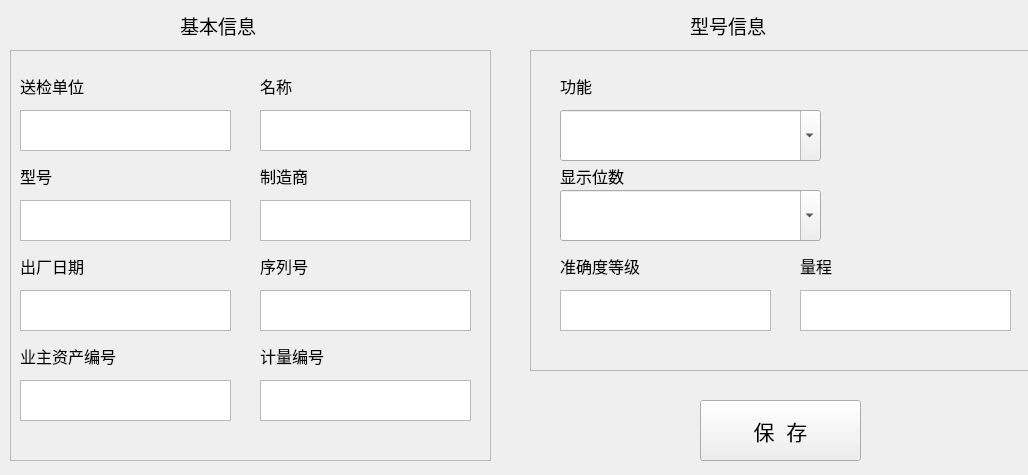
<?xml version="1.0" encoding="UTF-8"?>
<ui version="4.0">
 <class>frmConfigInstrument</class>
 <widget class="QWidget" name="frmConfigInstrument">
  <property name="geometry">
   <rect>
    <x>0</x>
    <y>0</y>
    <width>1028</width>
    <height>475</height>
   </rect>
  </property>
  <property name="windowTitle">
   <string>Form</string>
  </property>
  <widget class="QLabel" name="label_instrument_basic_info">
   <property name="geometry">
    <rect>
     <x>180</x>
     <y>10</y>
     <width>101</width>
     <height>31</height>
    </rect>
   </property>
   <property name="font">
    <font>
     <pointsize>14</pointsize>
    </font>
   </property>
   <property name="text">
    <string>基本信息</string>
   </property>
   <property name="textFormat">
    <enum>Qt::AutoText</enum>
   </property>
  </widget>
  <widget class="QFrame" name="frame_instrument_function_info">
   <property name="geometry">
    <rect>
     <x>530</x>
     <y>50</y>
     <width>501</width>
     <height>321</height>
    </rect>
   </property>
   <property name="frameShape">
    <enum>QFrame::StyledPanel</enum>
   </property>
   <property name="frameShadow">
    <enum>QFrame::Raised</enum>
   </property>
   <widget class="QLabel" name="label_instrument_function">
    <property name="geometry">
     <rect>
      <x>30</x>
      <y>20</y>
      <width>91</width>
      <height>31</height>
     </rect>
    </property>
    <property name="font">
     <font>
      <pointsize>12</pointsize>
      <weight>50</weight>
      <bold>false</bold>
     </font>
    </property>
    <property name="text">
     <string>功能</string>
    </property>
    <property name="textFormat">
     <enum>Qt::AutoText</enum>
    </property>
   </widget>
   <widget class="QTextEdit" name="textEdit_instrument_grade">
    <property name="geometry">
     <rect>
      <x>30</x>
      <y>240</y>
      <width>211</width>
      <height>41</height>
     </rect>
    </property>
   </widget>
   <widget class="QLabel" name="label_instrument_grade">
    <property name="geometry">
     <rect>
      <x>30</x>
      <y>200</y>
      <width>111</width>
      <height>31</height>
     </rect>
    </property>
    <property name="font">
     <font>
      <pointsize>12</pointsize>
      <weight>50</weight>
      <bold>false</bold>
     </font>
    </property>
    <property name="text">
     <string>准确度等级</string>
    </property>
    <property name="textFormat">
     <enum>Qt::AutoText</enum>
    </property>
   </widget>
   <widget class="QTextEdit" name="textEdit_instrument_range">
    <property name="geometry">
     <rect>
      <x>270</x>
      <y>240</y>
      <width>211</width>
      <height>41</height>
     </rect>
    </property>
   </widget>
   <widget class="QLabel" name="label_instrument_range">
    <property name="geometry">
     <rect>
      <x>270</x>
      <y>200</y>
      <width>111</width>
      <height>31</height>
     </rect>
    </property>
    <property name="font">
     <font>
      <pointsize>12</pointsize>
      <weight>50</weight>
      <bold>false</bold>
     </font>
    </property>
    <property name="text">
     <string>量程</string>
    </property>
    <property name="textFormat">
     <enum>Qt::AutoText</enum>
    </property>
   </widget>
   <widget class="QLabel" name="label_instrument_show_degree">
    <property name="geometry">
     <rect>
      <x>30</x>
      <y>110</y>
      <width>91</width>
      <height>31</height>
     </rect>
    </property>
    <property name="font">
     <font>
      <pointsize>12</pointsize>
      <weight>50</weight>
      <bold>false</bold>
     </font>
    </property>
    <property name="text">
     <string>显示位数</string>
    </property>
    <property name="textFormat">
     <enum>Qt::AutoText</enum>
    </property>
   </widget>
   <widget class="QComboBox" name="comboBox_instrument_function">
    <property name="geometry">
     <rect>
      <x>30</x>
      <y>60</y>
      <width>261</width>
      <height>51</height>
     </rect>
    </property>
    <property name="editable">
     <bool>true</bool>
    </property>
   </widget>
   <widget class="QComboBox" name="comboBox_instrument_show_degree">
    <property name="geometry">
     <rect>
      <x>30</x>
      <y>140</y>
      <width>261</width>
      <height>51</height>
     </rect>
    </property>
    <property name="editable">
     <bool>true</bool>
    </property>
   </widget>
  </widget>
  <widget class="QFrame" name="frame_instrument_basic_info">
   <property name="geometry">
    <rect>
     <x>10</x>
     <y>50</y>
     <width>481</width>
     <height>411</height>
    </rect>
   </property>
   <property name="frameShape">
    <enum>QFrame::StyledPanel</enum>
   </property>
   <property name="frameShadow">
    <enum>QFrame::Raised</enum>
   </property>
   <widget class="QTextEdit" name="textEdit_instrument_company">
    <property name="geometry">
     <rect>
      <x>10</x>
      <y>60</y>
      <width>211</width>
      <height>41</height>
     </rect>
    </property>
   </widget>
   <widget class="QLabel" name="label_instrument_company">
    <property name="geometry">
     <rect>
      <x>10</x>
      <y>20</y>
      <width>91</width>
      <height>31</height>
     </rect>
    </property>
    <property name="font">
     <font>
      <pointsize>12</pointsize>
      <weight>50</weight>
      <bold>false</bold>
     </font>
    </property>
    <property name="text">
     <string>送检单位</string>
    </property>
    <property name="textFormat">
     <enum>Qt::AutoText</enum>
    </property>
   </widget>
   <widget class="QLabel" name="label_instrument_name">
    <property name="geometry">
     <rect>
      <x>250</x>
      <y>20</y>
      <width>81</width>
      <height>31</height>
     </rect>
    </property>
    <property name="font">
     <font>
      <pointsize>12</pointsize>
      <weight>50</weight>
      <bold>false</bold>
     </font>
    </property>
    <property name="text">
     <string>名称</string>
    </property>
    <property name="textFormat">
     <enum>Qt::AutoText</enum>
    </property>
   </widget>
   <widget class="QTextEdit" name="textEdit_instrument_name">
    <property name="geometry">
     <rect>
      <x>250</x>
      <y>60</y>
      <width>211</width>
      <height>41</height>
     </rect>
    </property>
   </widget>
   <widget class="QLabel" name="label_instrument_model">
    <property name="geometry">
     <rect>
      <x>10</x>
      <y>110</y>
      <width>91</width>
      <height>31</height>
     </rect>
    </property>
    <property name="font">
     <font>
      <pointsize>12</pointsize>
      <weight>50</weight>
      <bold>false</bold>
     </font>
    </property>
    <property name="text">
     <string>型号</string>
    </property>
    <property name="textFormat">
     <enum>Qt::AutoText</enum>
    </property>
   </widget>
   <widget class="QTextEdit" name="textEdit_instrument_model">
    <property name="geometry">
     <rect>
      <x>10</x>
      <y>150</y>
      <width>211</width>
      <height>41</height>
     </rect>
    </property>
   </widget>
   <widget class="QLabel" name="label_instrument_manufacture">
    <property name="geometry">
     <rect>
      <x>250</x>
      <y>110</y>
      <width>81</width>
      <height>31</height>
     </rect>
    </property>
    <property name="font">
     <font>
      <pointsize>12</pointsize>
      <weight>50</weight>
      <bold>false</bold>
     </font>
    </property>
    <property name="text">
     <string>制造商</string>
    </property>
    <property name="textFormat">
     <enum>Qt::AutoText</enum>
    </property>
   </widget>
   <widget class="QTextEdit" name="textEdit_instrument_manufacture">
    <property name="geometry">
     <rect>
      <x>250</x>
      <y>150</y>
      <width>211</width>
      <height>41</height>
     </rect>
    </property>
   </widget>
   <widget class="QLabel" name="label_instrument_caculate_number">
    <property name="geometry">
     <rect>
      <x>250</x>
      <y>290</y>
      <width>81</width>
      <height>31</height>
     </rect>
    </property>
    <property name="font">
     <font>
      <pointsize>12</pointsize>
      <weight>50</weight>
      <bold>false</bold>
     </font>
    </property>
    <property name="text">
     <string>计量编号</string>
    </property>
    <property name="textFormat">
     <enum>Qt::AutoText</enum>
    </property>
   </widget>
   <widget class="QTextEdit" name="textEdit_instrument_set_number">
    <property name="geometry">
     <rect>
      <x>10</x>
      <y>330</y>
      <width>211</width>
      <height>41</height>
     </rect>
    </property>
   </widget>
   <widget class="QLabel" name="label_instrument_date">
    <property name="geometry">
     <rect>
      <x>10</x>
      <y>200</y>
      <width>91</width>
      <height>31</height>
     </rect>
    </property>
    <property name="font">
     <font>
      <pointsize>12</pointsize>
      <weight>50</weight>
      <bold>false</bold>
     </font>
    </property>
    <property name="text">
     <string>出厂日期</string>
    </property>
    <property name="textFormat">
     <enum>Qt::AutoText</enum>
    </property>
   </widget>
   <widget class="QTextEdit" name="textEdit_instrument_date">
    <property name="geometry">
     <rect>
      <x>10</x>
      <y>240</y>
      <width>211</width>
      <height>41</height>
     </rect>
    </property>
   </widget>
   <widget class="QLabel" name="label_instrument_serial_number">
    <property name="geometry">
     <rect>
      <x>250</x>
      <y>200</y>
      <width>81</width>
      <height>31</height>
     </rect>
    </property>
    <property name="font">
     <font>
      <pointsize>12</pointsize>
      <weight>50</weight>
      <bold>false</bold>
     </font>
    </property>
    <property name="text">
     <string>序列号</string>
    </property>
    <property name="textFormat">
     <enum>Qt::AutoText</enum>
    </property>
   </widget>
   <widget class="QLabel" name="label_instrument_set_number">
    <property name="geometry">
     <rect>
      <x>10</x>
      <y>290</y>
      <width>121</width>
      <height>31</height>
     </rect>
    </property>
    <property name="font">
     <font>
      <pointsize>12</pointsize>
      <weight>50</weight>
      <bold>false</bold>
     </font>
    </property>
    <property name="text">
     <string>业主资产编号</string>
    </property>
    <property name="textFormat">
     <enum>Qt::AutoText</enum>
    </property>
   </widget>
   <widget class="QTextEdit" name="textEdit_instrument_caculate_number">
    <property name="geometry">
     <rect>
      <x>250</x>
      <y>330</y>
      <width>211</width>
      <height>41</height>
     </rect>
    </property>
   </widget>
   <widget class="QTextEdit" name="textEdit_instrument_serial_number">
    <property name="geometry">
     <rect>
      <x>250</x>
      <y>240</y>
      <width>211</width>
      <height>41</height>
     </rect>
    </property>
   </widget>
  </widget>
  <widget class="QPushButton" name="pushButton_instrument_manage">
   <property name="geometry">
    <rect>
     <x>700</x>
     <y>400</y>
     <width>161</width>
     <height>61</height>
    </rect>
   </property>
   <property name="font">
    <font>
     <pointsize>16</pointsize>
    </font>
   </property>
   <property name="text">
    <string>保  存</string>
   </property>
  </widget>
  <widget class="QLabel" name="label_instrument_funciton_info">
   <property name="geometry">
    <rect>
     <x>690</x>
     <y>10</y>
     <width>101</width>
     <height>31</height>
    </rect>
   </property>
   <property name="font">
    <font>
     <pointsize>14</pointsize>
    </font>
   </property>
   <property name="text">
    <string>型号信息</string>
   </property>
   <property name="textFormat">
    <enum>Qt::AutoText</enum>
   </property>
  </widget>
 </widget>
 <resources/>
 <connections/>
</ui>
